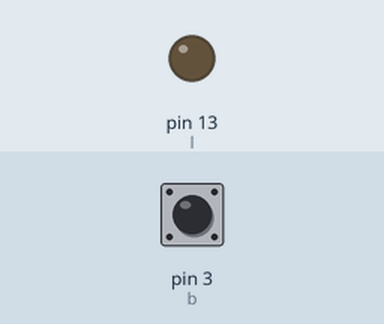
A sketch run on a simulated Arduino Uno, built with avr-gcc and run on an emulated ATmega328P. On the bench: output pins drawn as LEDs (lit = HIGH). The test bench sets the inputs (shaded band); at power-on: pin 3 (b) HIGH.

Above: at 1.2 s.
1.3 s: pin 3 (b) pulled LOW for 0.15 s
At 1.37 s:
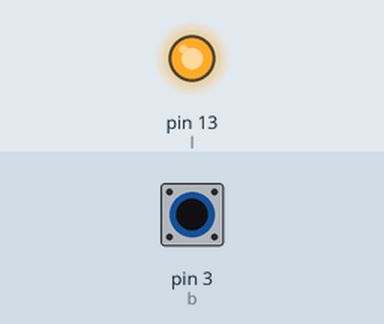
2.9 s: pin 3 (b) pulled LOW for 3.2 s
At 6.4 s:
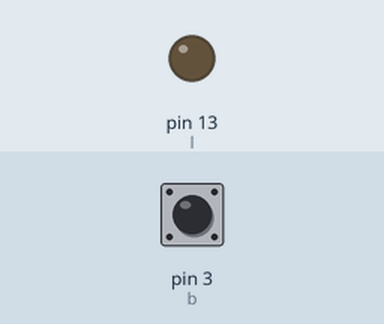
Timing chart, 0 to 7.9 s (numbered marks = the images above; inputs shaded):
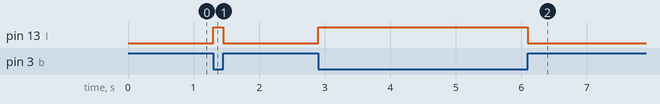

The sketch:

1.5_ARDUINO-ENTRADAS.ino
```cpp
int l = 13;
int b = 3;
void setup() {
  pinMode(l, OUTPUT);
  pinMode(b, INPUT_PULLUP);

}

void loop() {
  digitalWrite(l, !digitalRead(b));
 // delay(100);
}
```

Measured:
- after the input at 1.3 s, pin 13 (l): LOW → HIGH at once, → LOW 0.15 s later
- after the input at 2.9 s, pin 13 (l): LOW → HIGH at once, → LOW 3.2 s later
